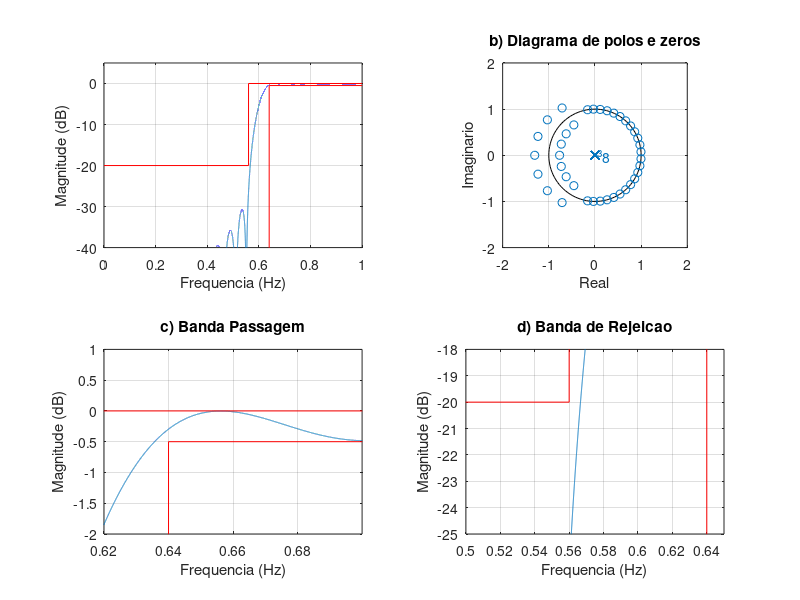
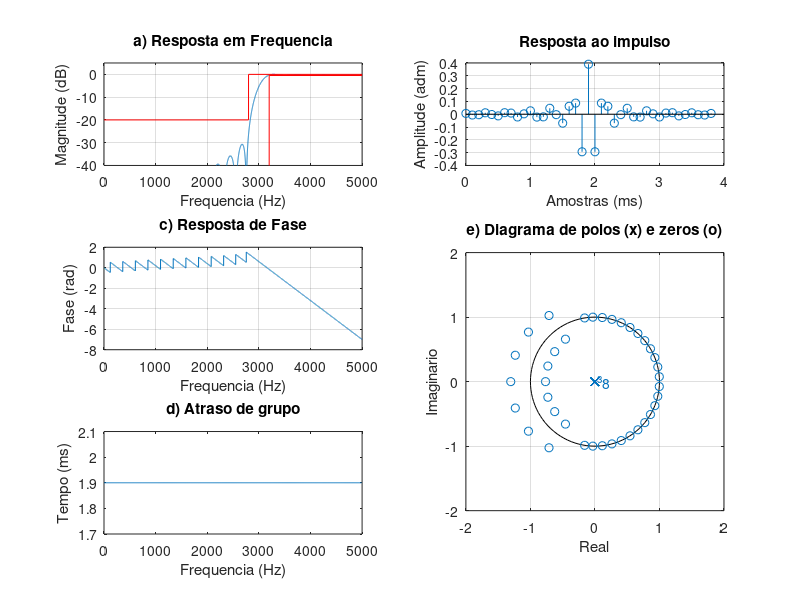

Recreate these plots in MATLAB, in order.
% Projeto filtro 1
% LP - (fa = 10000 Hz, f1 = 2800 Hz; f2 = 3200 Hz, Ap = 0.5 dB, As = 20 dB, GdB = 0 dB)

close all;
clear all;
clc;

ExecutarAjuste = 1;

%% Especificacoes
fa = 10000; fs = 2800; fp = 3200;
Ap = 0.5; As = 20; GdB = 0;
wp = fp/fa*(2*pi); ws = fs/fa*(2*pi);

wc1 = sqrt(wp*ws); % media geometrica
Dw1 = wp - ws;
G0 = GdB;

%% Projeto inicial
Dw = Dw1;
wc = wc1;
Ask = As;
if ExecutarAjuste
    Ask = Ask + 9; % Ajuste BP
end

betha = 0.5842*(Ask-21)^0.4 + 0.07886*(Ask-21);
M1 = ceil((Ask - 8)/(2.285*Dw)+1);
M = M1;
% M = 20;
% G0 = -5.5 + 1;

if ExecutarAjuste
    % primeiro ajuste
    G0 = 0.295; % db

    % segundo ajuste M (n/2)
    wp2 = 0.6196*pi; ws2 = 0.5813*pi;
    Dw2 = wp2 -ws2;
    M2 = ceil(M1*Dw2/Dw1); % nova ordem do filtro 2*M2
    M = M2;

    % ajuste deslocamento
    wc2 = wc1 - ((0.0037+0.0013)/2)*pi;
    wc = wc2;
end


N = 2*M+1;
betha = 0.5842*(Ask-21)^0.4 + 0.07886*(Ask-21);
wk = kaiser(N, betha)';
% wk = chebwin(N, As)';
% wk = gausswin(N, 1/As)';
% wk = tukeywin(N)';
% wk = taylorwin(N)';

k = 1:M;
% HP
bi = -sin(wc*k)./(pi*k);
b0 = 1-wc/pi;
b = [flip(bi) b0 bi];

b = b.*wk*10^(-G0/20); % janela de keiser

%%
figure(1)
subplot(221)
title('a) Resposta em frequencia')
[h, w] = freqz(b, 1, linspace(0,pi,100000));
% plot(w/pi, abs(h)); grid on;
plot(w/pi, 20*log10(abs(h))); grid on;
ylim([-40 5])
hold on;
plot([pi,wp,wp]/pi,[-Ap,-Ap,-80], '-red')
plot([0,ws/pi,ws/pi,1],[-As,-As,0,0], '-red')
xlabel('Frequencia (Hz)');
ylabel('Magnitude (dB)');

subplot(222)
zplane(b, 1); axis([-2 2 -2 2]);
title('b) Diagrama de polos e zeros')
xlabel('Real');
ylabel('Imaginario');

subplot(223)
plot(w/pi, 20*log10(abs(h)));
title('c) Banda Passagem')
grid on; hold on;
plot([pi,wp,wp]/pi,[-Ap,-Ap,-80], '-red')
plot([0,ws/pi,ws/pi,1],[-As,-As,0,0], '-red')
xlim([0.62 0.7]); ylim([-2 1]);
xlabel('Frequencia (Hz)');
ylabel('Magnitude (dB)');

subplot(224)
plot(w/pi, 20*log10(abs(h)));
title('d) Banda de Rejeicao')
grid on; hold on;
plot([pi,wp,wp]/pi,[-Ap,-Ap,-80], '-red')
plot([0,ws/pi,ws/pi,1],[-As,-As,0,0], '-red')
xlim([0.5 0.65]); ylim([-25 -18]);
xlabel('Frequencia (Hz)');
ylabel('Magnitude (dB)');

%%
figure(2)
%suptitle(['HP FIR ' num2str(fs) '-' num2str(fp) ' Ordem: ' num2str(N)])

escala = fa/2;
subplot(3,2,[4 6])
zplane(b, 1);
axis([-2 2 -2 2])
title('e) Diagrama de polos (x) e zeros (o)')
xlabel('Real');
ylabel('Imaginario');

clear h w
[h, w] = freqz(b, 1, 'whole');

subplot(322)
x_imp = [0:length(b)-1]/fa*1000;
stem(x_imp, b); grid on;
title('Resposta ao impulso')
xlabel('Amostras (ms)');
ylabel('Amplitude (adm)');

subplot(321)
[h, w] = freqz(b, 1, linspace(0,pi,10000));
% plot(w/pi, abs(h)); grid on;
plot(w/pi*escala, 20*log10(abs(h))); grid on;
hold on;
title('a) Resposta em Frequencia')
ylim([-40 5])
Amin = 80;
plot([0,fs,fs,fa/2],[-As,-As,0,0], 'r')
plot([fa/2,fp,fp,],[-Ap,-Ap,-80], 'r')
xlim([0 fa/2])
xlabel('Frequencia (Hz)');
ylabel('Magnitude (dB)');

subplot(323)
plot(w/pi*escala, unwrap(angle(h))/pi); grid on;
title('c) Resposta de Fase')
xlabel('Frequencia (Hz)');
ylabel('Fase (rad)');

subplot(325)
[del_y, del_x] = grpdelay(b, 1);
plot(del_x/pi*fa/2, del_y/fa*1000);
title('d) Atraso de grupo')
xlabel('Frequencia (Hz)');
ylabel('Tempo (ms)');
